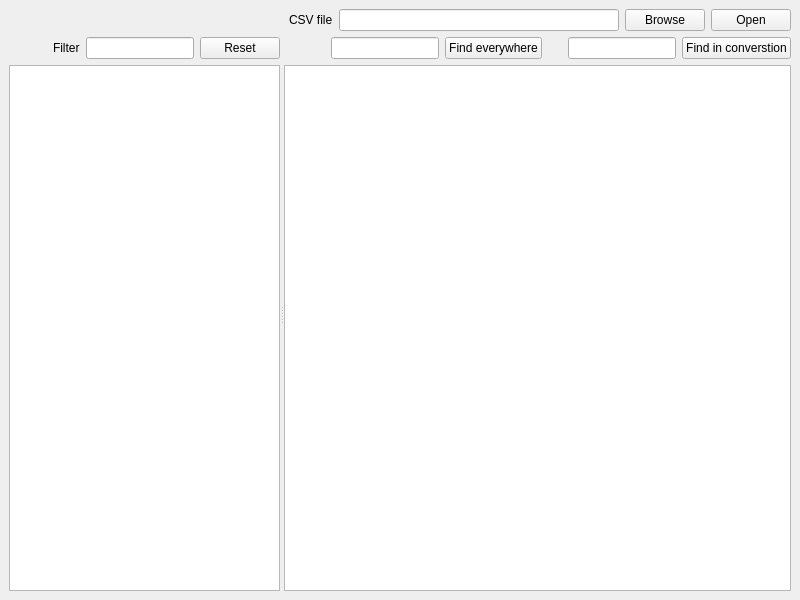
<?xml version="1.0" encoding="UTF-8"?>
<ui version="4.0">
 <class>MainWindow</class>
 <widget class="QMainWindow" name="MainWindow">
  <property name="geometry">
   <rect>
    <x>0</x>
    <y>0</y>
    <width>800</width>
    <height>600</height>
   </rect>
  </property>
  <property name="windowTitle">
   <string>MainWindow</string>
  </property>
  <widget class="QWidget" name="centralwidget">
   <layout class="QVBoxLayout" name="verticalLayout_2">
    <item>
     <layout class="QHBoxLayout" name="horizontalLayout">
      <item>
       <spacer name="horizontalSpacer">
        <property name="orientation">
         <enum>Qt::Horizontal</enum>
        </property>
        <property name="sizeHint" stdset="0">
         <size>
          <width>40</width>
          <height>20</height>
         </size>
        </property>
       </spacer>
      </item>
      <item>
       <widget class="QLabel" name="label">
        <property name="text">
         <string>CSV file</string>
        </property>
       </widget>
      </item>
      <item>
       <widget class="QLineEdit" name="filePath_lineEdit"/>
      </item>
      <item>
       <widget class="QPushButton" name="browse_pushButton">
        <property name="text">
         <string>Browse</string>
        </property>
        <property name="default">
         <bool>false</bool>
        </property>
       </widget>
      </item>
      <item>
       <widget class="QPushButton" name="open_pushButton">
        <property name="text">
         <string>Open</string>
        </property>
        <property name="autoDefault">
         <bool>false</bool>
        </property>
       </widget>
      </item>
     </layout>
    </item>
    <item>
     <widget class="QSplitter" name="splitter">
      <property name="orientation">
       <enum>Qt::Horizontal</enum>
      </property>
      <widget class="QWidget" name="left_widget" native="true">
       <layout class="QVBoxLayout" name="verticalLayout_3">
        <property name="spacing">
         <number>6</number>
        </property>
        <property name="leftMargin">
         <number>0</number>
        </property>
        <property name="topMargin">
         <number>0</number>
        </property>
        <property name="rightMargin">
         <number>0</number>
        </property>
        <property name="bottomMargin">
         <number>0</number>
        </property>
        <item>
         <layout class="QHBoxLayout" name="horizontalLayout_3">
          <property name="topMargin">
           <number>0</number>
          </property>
          <property name="bottomMargin">
           <number>0</number>
          </property>
          <item>
           <spacer name="horizontalSpacer_3">
            <property name="orientation">
             <enum>Qt::Horizontal</enum>
            </property>
            <property name="sizeHint" stdset="0">
             <size>
              <width>40</width>
              <height>20</height>
             </size>
            </property>
           </spacer>
          </item>
          <item>
           <widget class="QLabel" name="label_2">
            <property name="text">
             <string>Filter</string>
            </property>
           </widget>
          </item>
          <item>
           <widget class="QLineEdit" name="convoFilter_lineEdit"/>
          </item>
          <item>
           <widget class="QPushButton" name="resetFilters_pushButton">
            <property name="text">
             <string>Reset</string>
            </property>
           </widget>
          </item>
         </layout>
        </item>
        <item>
         <widget class="QListWidget" name="convos_listWidget"/>
        </item>
       </layout>
      </widget>
      <widget class="QWidget" name="right_widget" native="true">
       <layout class="QVBoxLayout" name="verticalLayout">
        <property name="leftMargin">
         <number>0</number>
        </property>
        <property name="topMargin">
         <number>0</number>
        </property>
        <property name="rightMargin">
         <number>0</number>
        </property>
        <property name="bottomMargin">
         <number>0</number>
        </property>
        <item>
         <layout class="QHBoxLayout" name="horizontalLayout_2">
          <property name="topMargin">
           <number>0</number>
          </property>
          <item>
           <spacer name="horizontalSpacer_2">
            <property name="orientation">
             <enum>Qt::Horizontal</enum>
            </property>
            <property name="sizeHint" stdset="0">
             <size>
              <width>40</width>
              <height>20</height>
             </size>
            </property>
           </spacer>
          </item>
          <item>
           <widget class="QLineEdit" name="findEverywhere_lineEdit"/>
          </item>
          <item>
           <widget class="QPushButton" name="findEverywhere_pushButton">
            <property name="text">
             <string>Find everywhere</string>
            </property>
           </widget>
          </item>
          <item>
           <spacer name="horizontalSpacer_5">
            <property name="orientation">
             <enum>Qt::Horizontal</enum>
            </property>
            <property name="sizeType">
             <enum>QSizePolicy::Fixed</enum>
            </property>
            <property name="sizeHint" stdset="0">
             <size>
              <width>20</width>
              <height>20</height>
             </size>
            </property>
           </spacer>
          </item>
          <item>
           <widget class="QLineEdit" name="find_lineEdit"/>
          </item>
          <item>
           <widget class="QPushButton" name="find_pushButton">
            <property name="text">
             <string>Find in converstion</string>
            </property>
            <property name="autoDefault">
             <bool>false</bool>
            </property>
           </widget>
          </item>
         </layout>
        </item>
        <item>
         <widget class="QTextBrowser" name="convo_edit"/>
        </item>
       </layout>
      </widget>
     </widget>
    </item>
   </layout>
  </widget>
  <widget class="QMenuBar" name="menubar">
   <property name="geometry">
    <rect>
     <x>0</x>
     <y>0</y>
     <width>800</width>
     <height>21</height>
    </rect>
   </property>
  </widget>
 </widget>
 <resources/>
 <connections/>
</ui>
